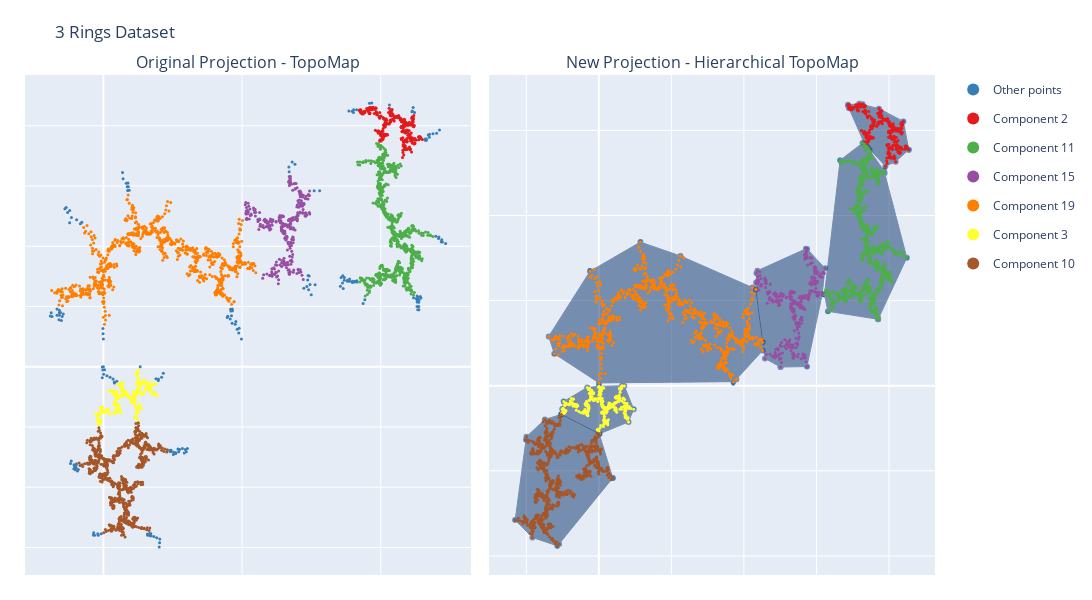

The notebook cell saved with this chart:
### Code cell
fig = plot_topomap_comparison_highlight(proj_topomap_rings, proj_hier_rings, 
                                        components_to_highligth, df_comp_rings,
                                        hiertopomap_rings)
fig.update_layout(title='3 Rings Dataset')
fig.show()

### Figure 1 — Plotly figure (JSON) as saved in the notebook; plotly's stock layout.template omitted (floating-point values rounded to 4 significant figures; data arrays with more than 128 entries replaced by an {"elided": "..."} marker saying what was removed)
{"data": [{"legendgroup": "Other points", "marker": {"color": "#377eb8", "size": 3}, "mode": "markers", "name": "Other points", "type": "scatter", "x": {"elided": "189 float values"}, "xaxis": "x", "y": {"elided": "189 float values"}, "yaxis": "y"}, {"legendgroup": "Component 2", "marker": {"color": "#e41a1c", "size": 3}, "mode": "markers", "name": "Component 2", "type": "scatter", "x": {"elided": "285 float values"}, "xaxis": "x", "y": {"elided": "285 float values"}, "yaxis": "y"}, {"legendgroup": "Component 11", "marker": {"color": "#4daf4a", "size": 3}, "mode": "markers", "name": "Component 11", "type": "scatter", "x": {"elided": "722 float values"}, "xaxis": "x", "y": {"elided": "722 float values"}, "yaxis": "y"}, {"legendgroup": "Component 15", "marker": {"color": "#984ea3", "size": 3}, "mode": "markers", "name": "Component 15", "type": "scatter", "x": {"elided": "285 float values"}, "xaxis": "x", "y": {"elided": "285 float values"}, "yaxis": "y"}, {"legendgroup": "Component 19", "marker": {"color": "#ff7f00", "size": 3}, "mode": "markers", "name": "Component 19", "type": "scatter", "x": {"elided": "722 float values"}, "xaxis": "x", "y": {"elided": "722 float values"}, "yaxis": "y"}, {"legendgroup": "Component 3", "marker": {"color": "#ffff33", "size": 3}, "mode": "markers", "name": "Component 3", "type": "scatter", "x": {"elided": "285 float values"}, "xaxis": "x", "y": {"elided": "285 float values"}, "yaxis": "y"}, {"legendgroup": "Component 10", "marker": {"color": "#a65628", "size": 3}, "mode": "markers", "name": "Component 10", "type": "scatter", "x": {"elided": "722 float values"}, "xaxis": "x", "y": {"elided": "722 float values"}, "yaxis": "y"}, {"fill": "toself", "fillcolor": "rgb(8, 48, 107)", "legendgroup": "Components", "line": {"color": "rgb(8, 48, 107)", "width": 1}, "name": "Components", "opacity": 0.5, "showlegend": false, "text": "Component 2", "type": "scatter", "x": [213.6, 209.9, 193.1, 181.8, 179.5, 171.7, 171.8, 172.4, 183.1, 197.5, 204.6, 213.6], "xaxis": "x2", "y": [138.7, 155.3, 162.8, 165.3, 165.6, 165.0, 164.5, 163.0, 142.1, 129.0, 131.6, 138.7], "yaxis": "y2"}, {"fill": "toself", "fillcolor": "rgb(8, 48, 107)", "legendgroup": "Components", "line": {"color": "rgb(8, 48, 107)", "width": 1}, "name": "Components", "opacity": 0.5, "showlegend": false, "text": "Component 3", "type": "scatter", "x": [-25.8, 0.5186, 20.42, 24.03, 17.56, 15.99, 0.1148, -8.0, -24.24, -25.22, -25.8], "xaxis": "x2", "y": [-16.76, -28.26, -21.26, -13.81, -0.2149, 0, -0.3556, -1.004, -9.275, -13.68, -16.76], "yaxis": "y2"}, {"fill": "toself", "fillcolor": "rgb(8, 48, 107)", "legendgroup": "Components", "line": {"color": "rgb(8, 48, 107)", "width": 1}, "name": "Components", "opacity": 0.5, "showlegend": false, "text": "Component 10", "type": "scatter", "x": [9.576, 0.2389, -25.84, -37.19, -49.84, -50.19, -57.68, -45.78, -28.65, -27.4, 9.576], "xaxis": "x2", "y": [-54.15, -28.25, -16.85, -19.84, -29.99, -31.8, -78.92, -89.14, -94.08, -92.94, -54.15], "yaxis": "y2"}, {"fill": "toself", "fillcolor": "rgb(8, 48, 107)", "legendgroup": "Components", "line": {"color": "rgb(8, 48, 107)", "width": 1}, "name": "Components", "opacity": 0.5, "showlegend": false, "text": "Component 11", "type": "scatter", "x": [192.5, 212.3, 197.0, 196.5, 186.6, 185.6, 184.5, 183.1, 181.8, 166.3, 155.5, 157.9, 192.5], "xaxis": "x2", "y": [39.05, 75.23, 124.9, 126.4, 138.4, 139.6, 140.7, 142.1, 142.5, 132.5, 53.56, 43.68, 39.05], "yaxis": "y2"}, {"fill": "toself", "fillcolor": "rgb(8, 48, 107)", "legendgroup": "Components", "line": {"color": "rgb(8, 48, 107)", "width": 1}, "name": "Components", "opacity": 0.5, "showlegend": false, "text": "Component 15", "type": "scatter", "x": [125.2, 143.4, 153.9, 155.9, 143.5, 142.7, 109.3, 108.7, 108.4, 108.3, 114.5, 125.2], "xaxis": "x2", "y": [10.97, 11.25, 53.71, 68.96, 80.3, 80.41, 67.58, 66.12, 60.57, 56.52, 16.03, 10.97], "yaxis": "y2"}, {"fill": "toself", "fillcolor": "rgb(8, 48, 107)", "legendgroup": "Components", "line": {"color": "rgb(8, 48, 107)", "width": 1}, "name": "Components", "opacity": 0.5, "showlegend": false, "text": "Component 19", "type": "scatter", "x": [-5.992, -34.53, -30.69, 0.1294, 92.75, 94.8, 112.9, 112.9, 108.1, 105.8, 56.26, 28.66, -5.992], "xaxis": "x2", "y": [67.28, 28.98, 18.84, 1.659, 2.394, 3.778, 20.7, 25.49, 56.5, 57.66, 76.24, 84.36, 67.28], "yaxis": "y2"}, {"legendgroup": "Other points", "marker": {"color": "#377eb8", "size": 3}, "mode": "markers", "name": "Other points", "showlegend": false, "type": "scatter", "x": {"elided": "189 float values"}, "xaxis": "x2", "y": {"elided": "189 float values"}, "yaxis": "y2"}, {"legendgroup": "Component 2", "marker": {"color": "#e41a1c", "size": 3}, "mode": "markers", "name": "Component 2", "showlegend": false, "type": "scatter", "x": {"elided": "285 float values"}, "xaxis": "x2", "y": {"elided": "285 float values"}, "yaxis": "y2"}, {"legendgroup": "Component 11", "marker": {"color": "#4daf4a", "size": 3}, "mode": "markers", "name": "Component 11", "showlegend": false, "type": "scatter", "x": {"elided": "722 float values"}, "xaxis": "x2", "y": {"elided": "722 float values"}, "yaxis": "y2"}, {"legendgroup": "Component 15", "marker": {"color": "#984ea3", "size": 3}, "mode": "markers", "name": "Component 15", "showlegend": false, "type": "scatter", "x": {"elided": "285 float values"}, "xaxis": "x2", "y": {"elided": "285 float values"}, "yaxis": "y2"}, {"legendgroup": "Component 19", "marker": {"color": "#ff7f00", "size": 3}, "mode": "markers", "name": "Component 19", "showlegend": false, "type": "scatter", "x": {"elided": "722 float values"}, "xaxis": "x2", "y": {"elided": "722 float values"}, "yaxis": "y2"}, {"legendgroup": "Component 3", "marker": {"color": "#ffff33", "size": 3}, "mode": "markers", "name": "Component 3", "showlegend": false, "type": "scatter", "x": {"elided": "285 float values"}, "xaxis": "x2", "y": {"elided": "285 float values"}, "yaxis": "y2"}, {"legendgroup": "Component 10", "marker": {"color": "#a65628", "size": 3}, "mode": "markers", "name": "Component 10", "showlegend": false, "type": "scatter", "x": {"elided": "722 float values"}, "xaxis": "x2", "y": {"elided": "722 float values"}, "yaxis": "y2"}], "layout": {"annotations": [{"font": {"size": 16}, "showarrow": false, "text": "Original Projection - TopoMap", "x": 0.245, "xanchor": "center", "xref": "paper", "y": 1, "yanchor": "bottom", "yref": "paper"}, {"font": {"size": 16}, "showarrow": false, "text": "New Projection - Hierarchical TopoMap", "x": 0.755, "xanchor": "center", "xref": "paper", "y": 1, "yanchor": "bottom", "yref": "paper"}], "height": 600, "legend": {"itemsizing": "constant"}, "margin": {"b": 25, "l": 25, "r": 25, "t": 75}, "title": {"text": "3 Rings Dataset"}, "width": 1200, "xaxis": {"anchor": "y", "domain": [0, 0.49], "showticklabels": false}, "xaxis2": {"anchor": "y2", "domain": [0.51, 1], "showticklabels": false}, "yaxis": {"anchor": "x", "domain": [0, 1], "showticklabels": false}, "yaxis2": {"anchor": "x2", "domain": [0, 1], "showticklabels": false}}}
